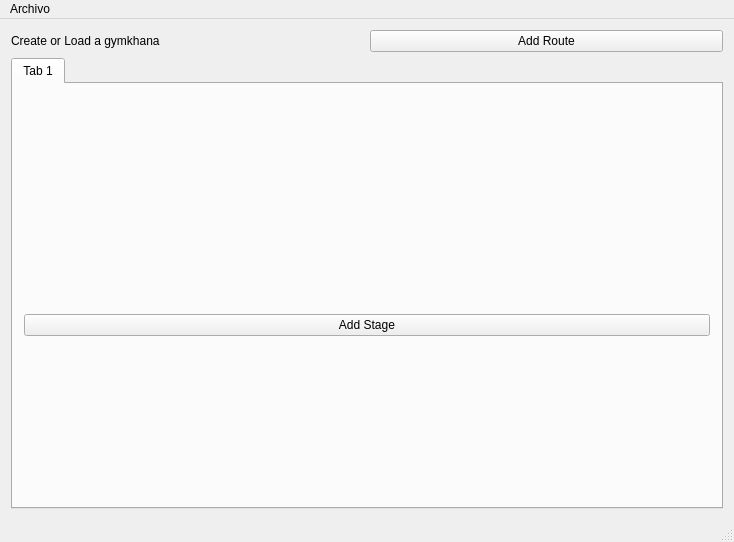
<?xml version="1.0" encoding="UTF-8"?>
<ui version="4.0">
 <class>MainWindowClass</class>
 <widget class="QMainWindow" name="MainWindowClass">
  <property name="geometry">
   <rect>
    <x>0</x>
    <y>0</y>
    <width>734</width>
    <height>542</height>
   </rect>
  </property>
  <property name="windowTitle">
   <string>MainWindow</string>
  </property>
  <widget class="QWidget" name="centralWidget">
   <layout class="QGridLayout" name="gridLayout_2">
    <item row="0" column="0">
     <widget class="QLabel" name="gymkhanaName">
      <property name="text">
       <string>Create or Load a gymkhana</string>
      </property>
     </widget>
    </item>
    <item row="0" column="1">
     <widget class="QPushButton" name="AddRoute">
      <property name="text">
       <string>Add Route</string>
      </property>
     </widget>
    </item>
    <item row="2" column="0" colspan="2">
     <widget class="QTabWidget" name="RoutesTabWidget">
      <property name="currentIndex">
       <number>0</number>
      </property>
      <widget class="QWidget" name="Route01">
       <attribute name="title">
        <string>Tab 1</string>
       </attribute>
       <layout class="QGridLayout" name="gridLayout">
        <item row="0" column="0">
         <layout class="QVBoxLayout" name="verticalLayout">
          <property name="leftMargin">
           <number>30</number>
          </property>
          <property name="topMargin">
           <number>30</number>
          </property>
          <property name="rightMargin">
           <number>30</number>
          </property>
          <property name="bottomMargin">
           <number>30</number>
          </property>
         </layout>
        </item>
        <item row="1" column="0">
         <widget class="QPushButton" name="AddStage">
          <property name="text">
           <string>Add Stage</string>
          </property>
         </widget>
        </item>
       </layout>
      </widget>
     </widget>
    </item>
   </layout>
  </widget>
  <widget class="QMenuBar" name="menuBar">
   <property name="geometry">
    <rect>
     <x>0</x>
     <y>0</y>
     <width>734</width>
     <height>22</height>
    </rect>
   </property>
   <widget class="QMenu" name="menuArchivo">
    <property name="title">
     <string>Archivo</string>
    </property>
    <addaction name="actionCreateNewGymkhana"/>
    <addaction name="actionLoadGymkhana"/>
    <addaction name="separator"/>
    <addaction name="actionSaveGymkhana"/>
   </widget>
   <addaction name="menuArchivo"/>
  </widget>
  <widget class="QStatusBar" name="statusBar"/>
  <action name="actionCreateNewGymkhana">
   <property name="text">
    <string>Nueva gymkhana</string>
   </property>
  </action>
  <action name="actionLoadGymkhana">
   <property name="text">
    <string>Cargar gymkhana</string>
   </property>
  </action>
  <action name="actionSaveGymkhana">
   <property name="text">
    <string>Guardar</string>
   </property>
  </action>
 </widget>
 <layoutdefault spacing="6" margin="11"/>
 <resources>
  <include location="../MainWindow.qrc"/>
 </resources>
 <connections/>
</ui>
